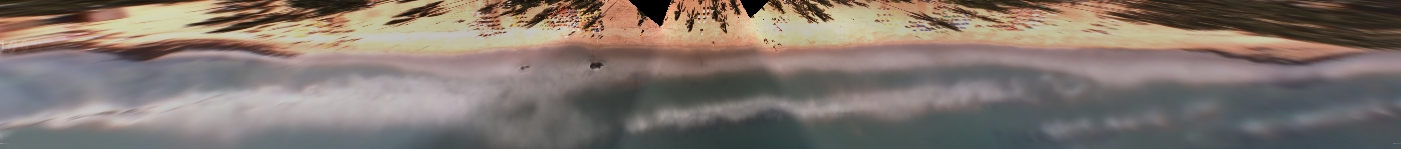
#> input picture projeto/q10/Merge_Timex_BoaViagem_croped.jpg, 1401 x 149 px
$ jupyter execute --allow-errors q10.ipynb   (older library calls are emulated)
#> lines starting #> are read from the running program, lines starting #| are printed output that depends on the picture; after the words box and inside, x2 and y2 are one past the last pixel; in counts of white or black regions, pixels touching at a corner belong together
[cell 1]
import cv2
import numpy as np
import matplotlib.pyplot as plt

img_original = cv2.imread("./Merge_Timex_BoaViagem_croped.jpg")
#> img_original is the input picture: shape (149, 1401, 3); mean B, G, R 110.4, 117.8, 129.1

img_gray = cv2.cvtColor(img_original, cv2.COLOR_BGR2GRAY)
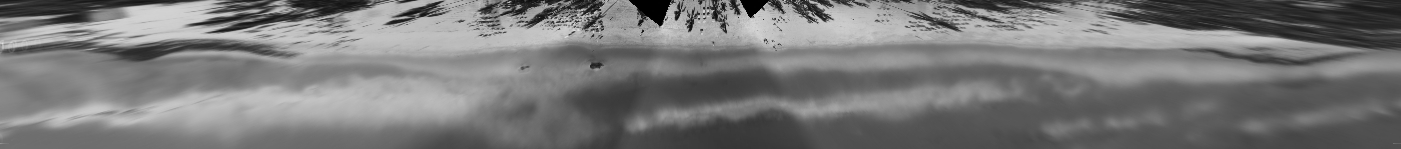
#> img_gray: shape (149, 1401); min 0, max 221, mean 120.4

[cell 2]
img_b = img_original[:,:,2]

# img_b = cv2.equalizeHist(img_b)
#img_b = cv2.GaussianBlur(img_b, (5,5), 0)
img_b = cv2.medianBlur(img_b, 15, 0)
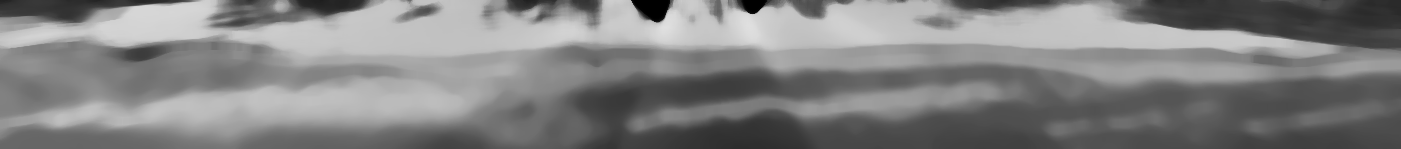
#> img_b: shape (149, 1401); min 0, max 224, mean 129.9

# img_b = cv2.medianBlur(img_b, 5)
#img_b = cv2.filter2D(img_b, -1, np.ones((5,5), np.float32)/25)

[cell 3]
# [9 lines of commented-out code are left out]

[cell 4]
plt.imshow(img_b, cmap='gray')

[cell 5]
# img_edge = cv2.Canny(img_b, 0, 90)
img_edge = cv2.Canny(img_b, 10, 140)
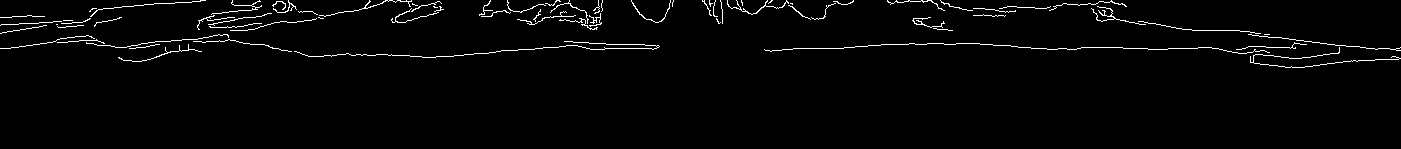
#> img_edge: shape (149, 1401); 2.2% white in thin lines or dots, all inside (x1, y1, x2, y2) = (0, 0, 1401, 68)
# img_edge = cv2.Canny(img_b, 10, 110)
img_edge = cv2.Canny(img_b, 20, 140)

[cell 6]
#plt.imshow(cv2.Canny(p, 115, 150), cmap="gray")
plt.imshow(img_edge, cmap="gray")

[cell 7]
kernel_1 = np.array([
    [0, 0, 0, 0,],
    [0, 0, 0, 0,],
    [1, 1, 1, 1,],
    [0, 0, 0, 0,],
    [0, 0, 0, 0,]
], dtype=np.uint8)

# cv2.morphologyEx(img_edge, cv2.MORPH_CLOSE, kernel)
#open = cv2.morphologyEx(img_edge, cv2.MORPH_OPEN, kernel_1)
open = cv2.erode(img_edge, kernel_1, iterations=1)
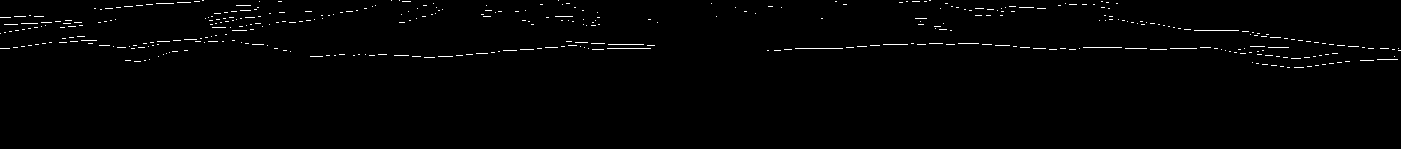
#> open: shape (149, 1401); 1% white in thin lines or dots, all inside (x1, y1, x2, y2) = (0, 0, 1401, 68)
plt.imshow(open, cmap="gray")

[cell 8]
kernel_2 = np.array([
    [0, 0, 0, 0, 0,0,0,0,],
    [0, 0, 0, 0, 0,0,0,0,],
    [1, 1, 1, 1, 1,1,1,1,],
    [0, 0, 0, 0, 0,0,0,0,],
    [0, 0, 0, 0, 0,0,0,0,]
], dtype=np.uint8)


#close = cv2.morphologyEx(open, cv2.MORPH_CLOSE, kernel_2)
close = cv2.dilate(open, kernel_2, iterations=1)
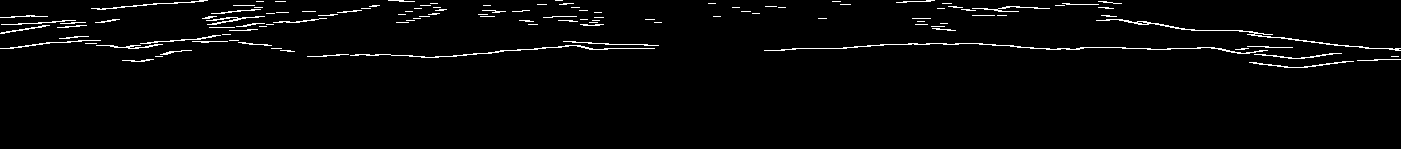
#> close: shape (149, 1401); 2.3% white in thin lines or dots, all inside (x1, y1, x2, y2) = (0, 0, 1401, 68)
plt.imshow(close, cmap="gray")

[cell 9]
# img_gray_filtered = cv2.GaussianBlur(img_gray, (5,5), 0)
# img_gray_filtered = cv2.filter2D(img_gray, -1, np.ones((5,5), np.float32)/25)
# img_gray_filtered = cv2.medianBlur(img_gray, 5)

[cell 10]
plt.imshow(img_b, cmap="gray")

[cell 11]
sobelx = cv2.Sobel(cv2.Canny(img_b, 0, 120), cv2.CV_64F, 1, 0, ksize=3)
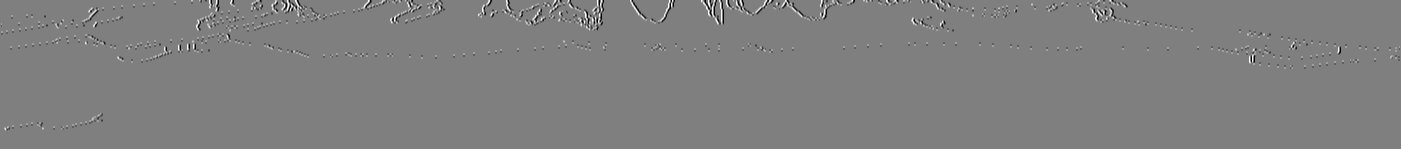
#> sobelx: shape (149, 1401) float64; min -1020, max 1020, mean 0; drawn with min black and max white
sobely = cv2.Sobel(cv2.Canny(img_b, 0, 120), cv2.CV_64F, 0, 1, ksize=3)
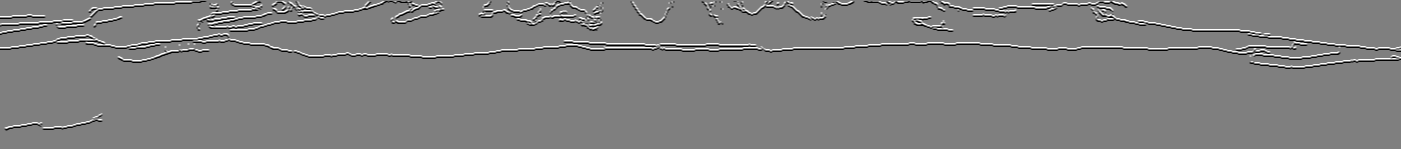
#> sobely: shape (149, 1401) float64; min -1020, max 1020, mean -1; drawn with min black and max white
# Calcula a magnetude do pixel
sobel_combined = cv2.magnitude(sobelx, sobely)
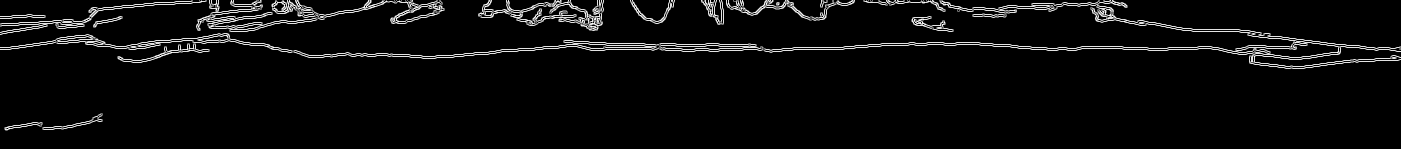
#> sobel_combined: shape (149, 1401) float64; min 0, max 1140.4, mean 51.1; drawn with min black and max white

[cell 12]
plt.imshow(sobel_combined, cmap="gray")

[cell 13]
kernel = cv2.getStructuringElement(cv2.MORPH_RECT, (50, 1))

#opened_edges = cv2.morphologyEx(cv2.Canny(p, 115, 150), cv2.MORPH_OPEN, kernel)]

#> (the rest of this cell did not finish here and is left out)

#> (a cell that did not finish here is left out)

[cell 15]
kernel

[cell 16]
plt.imshow(cv2.Canny(img_b, 20, 110), cmap="gray")

[cell 17]
plt.imshow(cv2.Canny(img_b, 0, 50), cmap="gray")

[cell 18]
plt.imshow(cv2.Canny(img_b, 170, 80), cmap="gray")

[cell 19]
plt.imshow(np.clip(cv2.Canny(img_b, 90, 0) - cv2.Canny(img_b, 100, 160), 0, 255), cmap='gray') # cv2.Canny(img_b, 135, 135)

[cell 20]
t = np.clip(cv2.Canny(img_b, 90, 0) - cv2.Canny(img_b, 100, 160), 0, 255)
#> t: shape (149, 1401); 2% white in thin lines or dots, all inside (x1, y1, x2, y2) = (0, 0, 1401, 133)

[cell 21]
plt.imshow(t, cmap='gray') # cv2.Canny(img_b, 135, 135)

[cell 22]
kernel = np.array([
    [0, 0, 0, 0,],
    [0, 0, 0, 0,],
    [1, 1, 1, 1,],
    [0, 0, 0, 0,],
    [0, 0, 0, 0,],
    ], dtype=np.uint8)

[cell 23]
#plt.imshow(cv2.erode(t, kernel, iterations=1), cmap='gray') # cv2.Canny(img_b, 135, 135)
plt.imshow(cv2.dilate(cv2.erode(t, kernel, iterations=1), kernel), cmap='gray') # cv2.Canny(img_b, 135, 135)

[cell 24]
t = np.clip(cv2.Canny(img_b, 135, 0) - cv2.Canny(img_b, 135, 135), 0, 255)
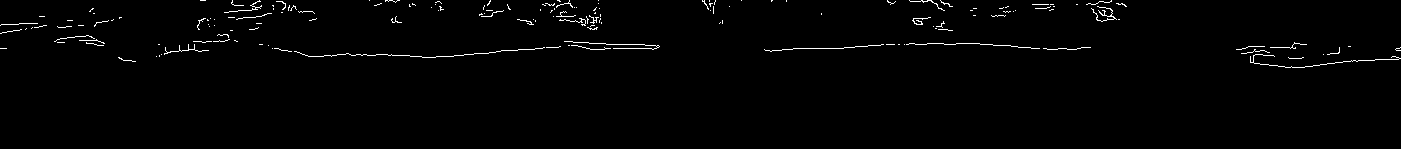
#> t: shape (149, 1401); 1.2% white in thin lines or dots, all inside (x1, y1, x2, y2) = (0, 0, 1401, 68)

[cell 25]
kernel = np.array([
    [0,0,0],
    [1,1,1],
    [0,0,0]

], dtype=np.uint8)
plt.imshow(cv2.erode(t, kernel), cmap='gray')
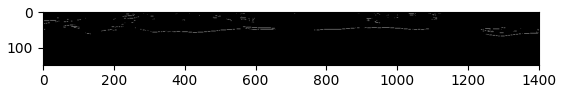
#> figure drawn by matplotlib, 1 panel

$ run again, with projeto/q10/Merge_Timex_BoaViagem.bmp saved as projeto/q10/Merge_Timex_BoaViagem_croped.jpg
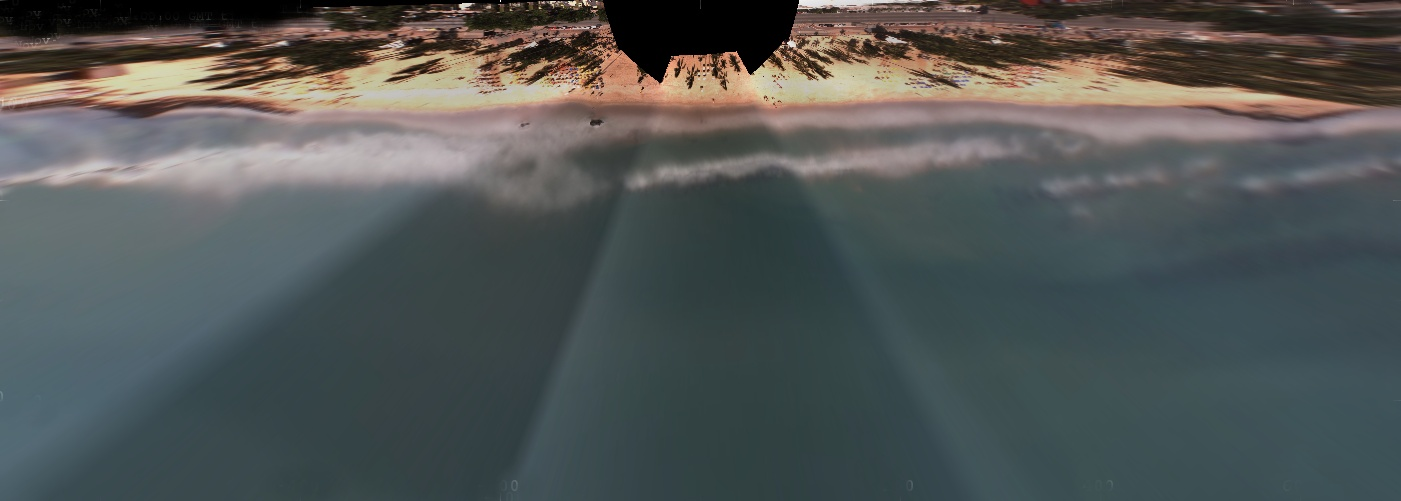
#> input picture projeto/q10/Merge_Timex_BoaViagem.bmp, 1401 x 501 px
#> img_original is the input picture: shape (501, 1401, 3); mean B, G, R 86.1, 86.9, 82.4
#> `img_edge = cv2.Canny(img_b, 10, 140)`:
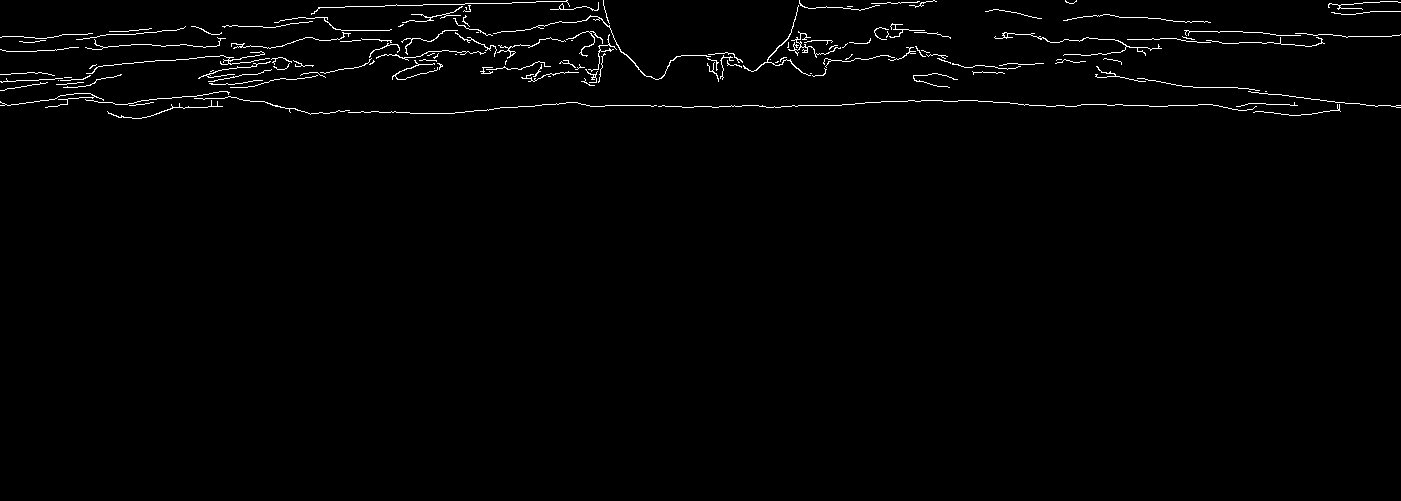
#> img_edge: shape (501, 1401); 1.3% white in thin lines or dots, all inside (x1, y1, x2, y2) = (0, 0, 1401, 119)
#> open: shape (501, 1401); 0.59% white in thin lines or dots, all inside (x1, y1, x2, y2) = (0, 1, 1401, 119)
#> `[cell 25] kernel = np.array([ [0,0,0], [1,1,1], [0,0,0]  ], dtype=np.u..`:
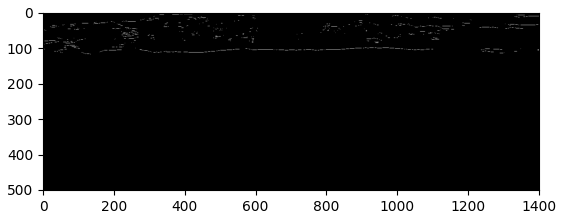
#> figure drawn by matplotlib, 1 panel
